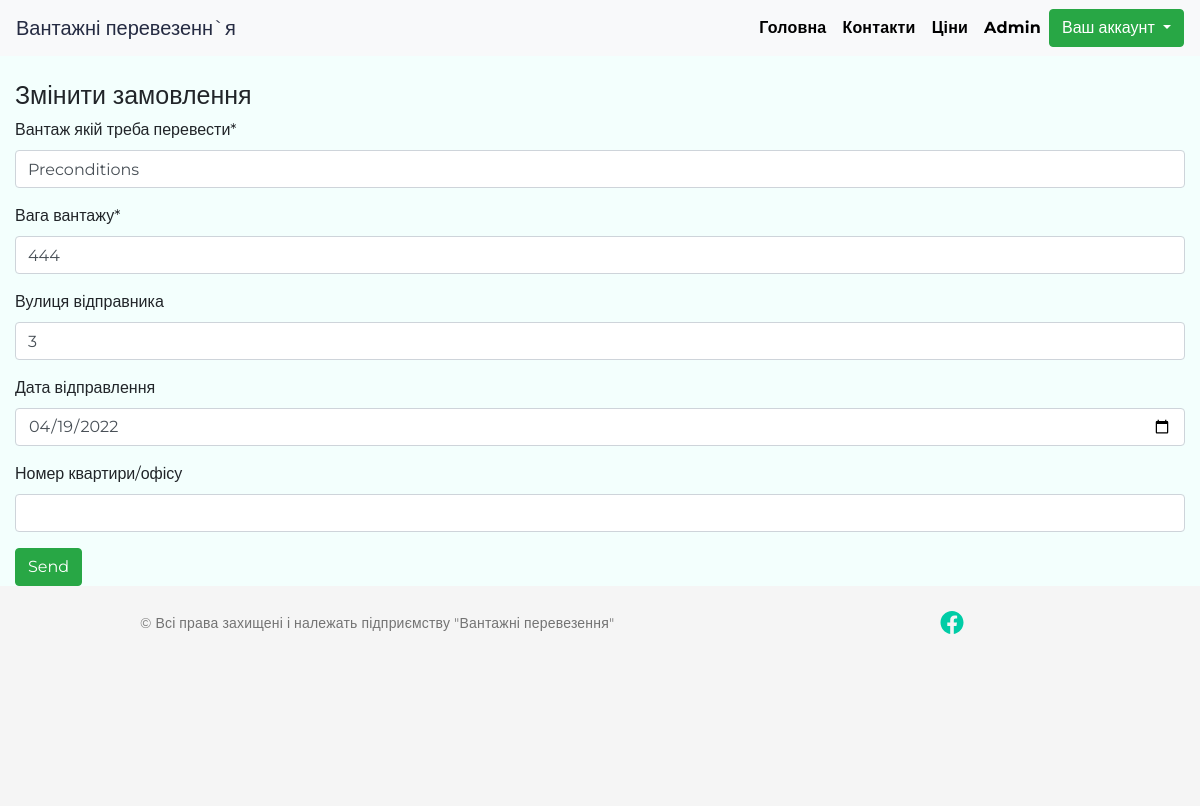
Page /orders/edit/3 (signed in) on the committed database.
### app.py (models this page shows, shortened)
class Orders(db.Model):
    __tablename__ = "orders"
    id_orders = db.Column(db.Integer, primary_key = True)
    id_user= db.Column(db.Integer,db.ForeignKey('users.id_users'))
    cargo = db.Column(db.String(150))
    weight = db.Column(db.String(60))
    check_orders = db.Column(db.String(50),default = "В обробці")
    ts_orders = db.Column(db.DateTime,default = datetime.utcnow)
    city_sender= db.Column(db.Integer,db.ForeignKey('citys.id'))
    street_sender= db.Column(db.String(255))
    house_number = db.Column(db.Integer)
    date_senders = db.Column(db.Date)
    date_recipients = db.Column(db.Date)
    pay_method = db.Column(db.String(60))
    suma = db.Column(db.String(60),default ="__")
    user = db.relationship('Users', backref=db.backref("orders",overlaps ="citys,user",cascade="all, delete-orphan",lazy = "dynamic"),overlaps = "citys,users")
    city = db.relationship('Citys', backref=db.backref("orders", overlaps ="citys,users",cascade="all, delete-orphan",lazy = "dynamic"),overlaps = "citys,users")

### app.py (the view, shortened to what this page needs)
@app.route('/orders/edit/<int:id>',methods = ['GET', 'POST'])
def edit_order(id):
    order  = Orders.query.get_or_404(id)
    form = AddOrdersForm()
    form.city_sender.choices =  [(s.id,s.city) for s in Citys.query]
    form.cargo.data = order.cargo
    form.weight.data = order.weight
    form.city_sender.data = order.city
    form.street_sender.data = order.street_sender
    form.house_number.data = order.house_number
    form.date_senders.data = order.date_senders
    return render_template('edit_orders.html',form = form)

### app.py
class  AddOrdersForm(FlaskForm):
	  cargo = StringField("Вантаж якій треба перевести*",validators =[DataRequired()])
	  weight =  StringField("Вага вантажу*",validators =[DataRequired()])
	  city_sender = SelectField("Місто відправника(селище)",choices=[],validators = [DataRequired()])
	  street_sender =  StringField( "Вулиця відправника", validators = [DataRequired()],render_kw={"placeholder":"Вкажіть вулицю"}  )
	  house_number = StringField("Номер квартири/офісу")
	  date_senders = DateField("Дата відправлення",validators = [DataRequired()],format = '%Y-%m-%d')
	  pay_method = RadioField("Спосіб оплати", validators = [DataRequired()],choices=[('Карткою'),('Готівкою')])

### app.py (called while the page is built)
@login.user_loader
def load_user(id_users):
    return Users.query.get(int(id_users))

### templates/edit_orders.html (shortened to what this page needs)
{% extends "base.html" %}
{% import 'bootstrap/wtf.html' as wtf %}
{% block body %}
        <div class=" col-12">
            <h1 class=" mt-4 ">Змінити замовлення</h1>
            <form method="post" action="">
                {{wtf.form_field(form.cargo)}}
                {{wtf.form_field(form.weight)}}
                {{wtf.form_field(form.street_sender)}}
                {{wtf.form_field(form.date_senders)}}
                {{wtf.form_field(form.house_number)}}
                <button type="submit" class="btn btn-success">Send</button>
            </form>
        </div>
        </div>
{% endblock %}

### static/style.css (style rules this page uses)
* { padding: 0; margin: 0; }
html { position: relative; min-height: 100%; }
body { background-color: #F3FFFD; font-family: 'Montserrat', sans-serif; font-size: 16px; min-height: 100%; height: 100%; margin-bottom: 100px; }
@media (max-width:1200px) { body { margin-bottom: 220px; } }
@media (max-width:1200px) { h1 { font-size: 25px; } }

### rows in the picture
Orders: cargo "Preconditions", weight "444", street_sender "3", date_senders "04/19/2022"
